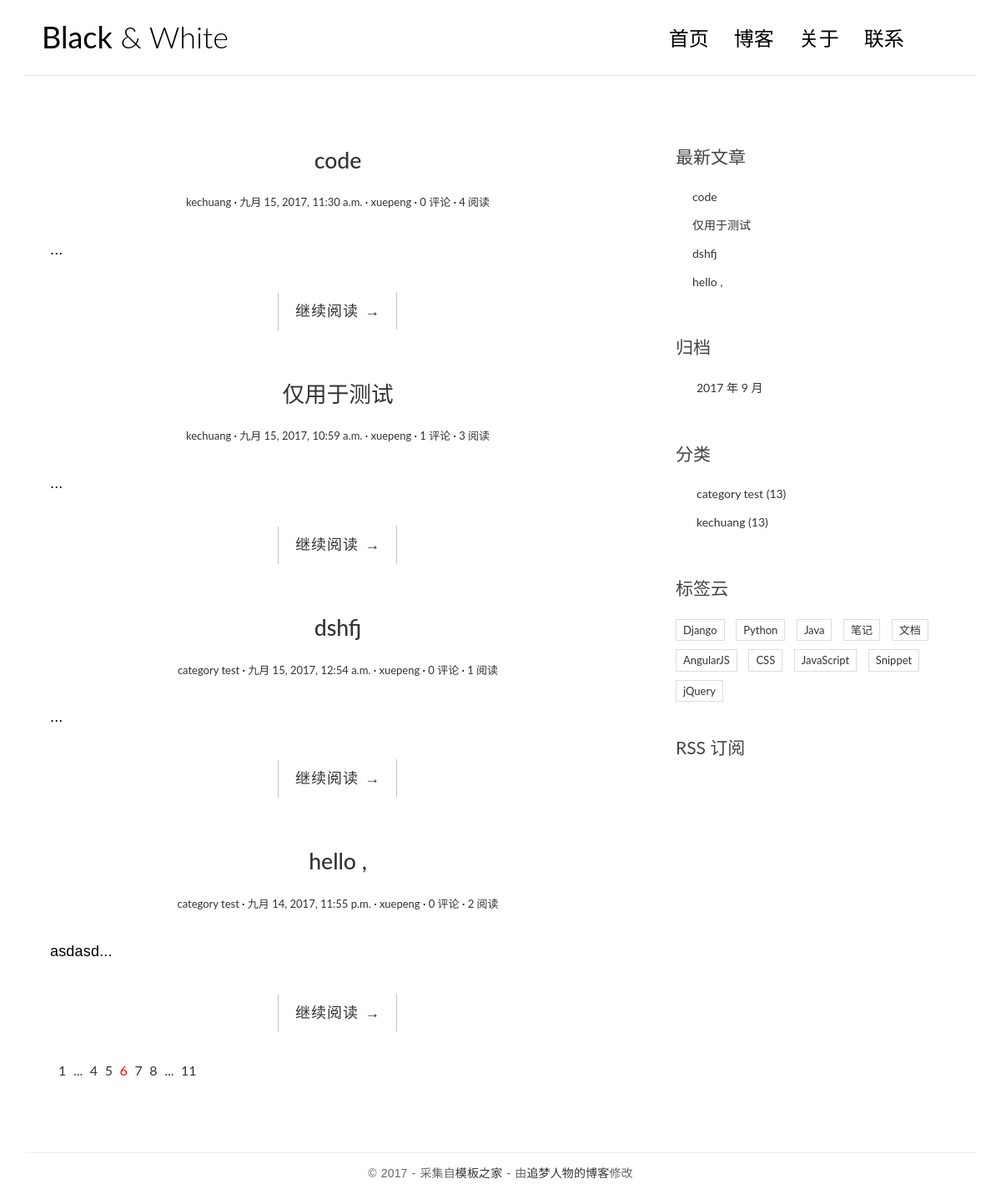
Before: / with the older database file.
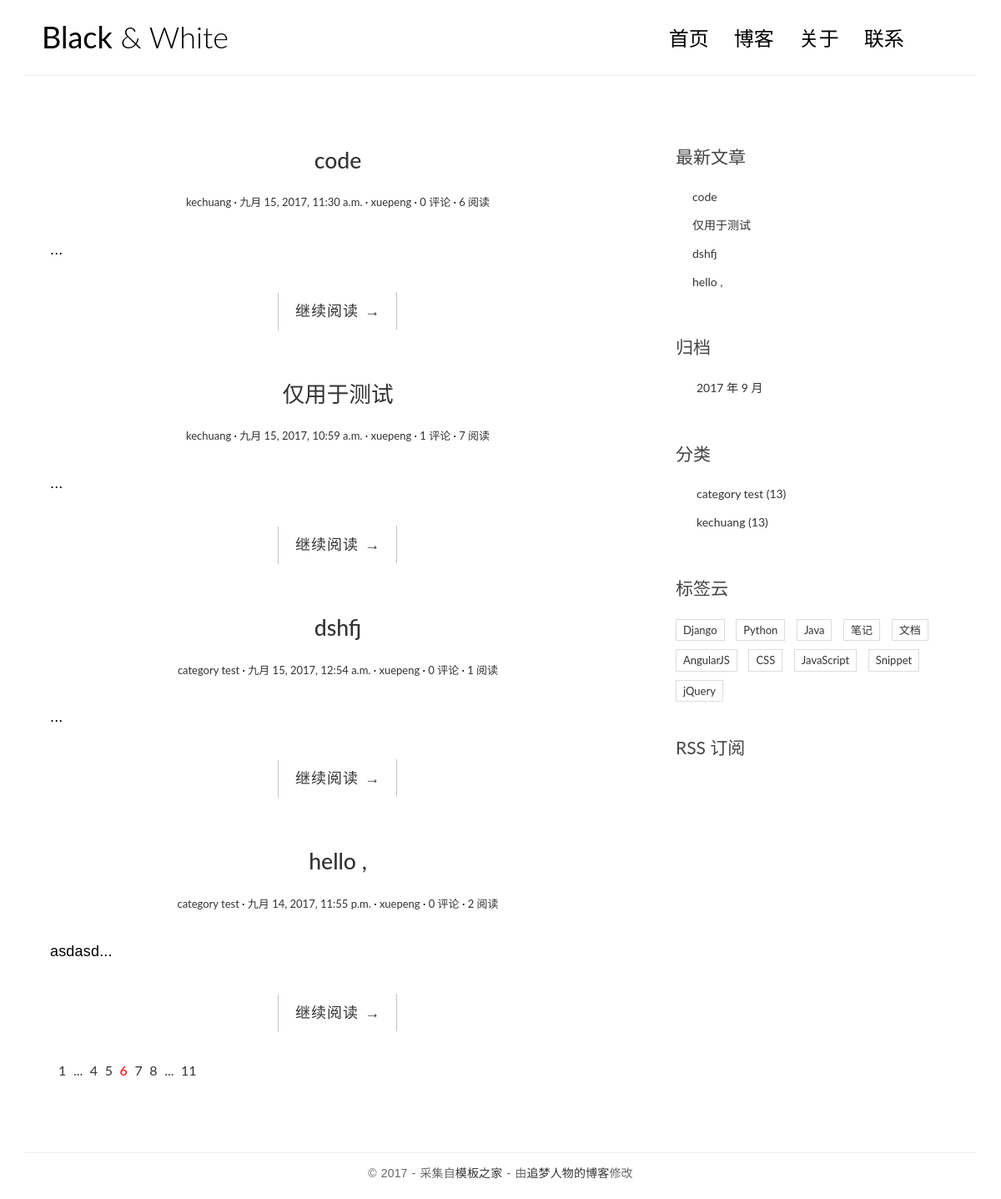
After: the same page with the newer database file.
### blog/models.py (models this page shows, shortened)
@python_2_unicode_compatible
class Post(models.Model):
    title = models.CharField(max_length=70)
    views = models.PositiveIntegerField(default=0)
    body = models.TextField()
    created_time = models.DateTimeField()
    modified_time = models.DateTimeField()
    excerpt = models.CharField(max_length=200, blank=True)
    category = models.ForeignKey(Category)
    tags = models.ManyToManyField(Tag, blank=True)
    author = models.ForeignKey(User)
    def get_absolute_url(self):
        return reverse('blog:detail', kwargs={'pk': self.pk})
    class Meta:
        ordering = ['-created_time']

@python_2_unicode_compatible
class Category(models.Model):
    name = models.CharField(max_length=100)

### blog/views.py (the view)
# urls.py: url(r'^$',views.index,name='index'),
def index(request):
    post_list = Post.objects.all().order_by('-created_time')
    return render (request,'blog/index.html',context={'post_list':post_list})

### blog/templatetags/blog_tags.py (called while the page is built)
@register.simple_tag
def get_recent_posts(num=5):
    return Post.objects.all().order_by('-created_time')[:num]

@register.simple_tag
def archives():
    return Post.objects.dates('created_time','month',order='DESC')

@register.simple_tag
def get_categories():
    return Category.objects.all()

### templates/blog/index.html
{% extends 'base.html' %}
{% block main %}
{% for post in post_list %}
<article class="post post-{{ post.pk }}">
    <header class="entry-header">
        <h1 class="entry-title">
            <a href="{{ post.get_absolute_url }}">{{ post.title }}</a>
        </h1>
        <div class="entry-meta">
            <span class="post-category"><a href="#">{{ post.category.name }}</a></span>
            <span class="post-date"><a href="#"><time class="entry-date"
                datetime="{{ post.created_time }}">{{ post.created_time }}</time></a></span>
            <span class="post-author"><a href="#">{{ post.author }}</a></span>
            <span class="comments-link">
                <a href="{{ post.get_absolute_url }}#comment-area">{{ post.comment_set.count }} 评论</a></span>
          <span class="views-count"><a href="{{ post.get_absolute_url }}"> {{ post.views }} 阅读</a></span>
        </div>
    </header>
    <div class="entry-content clearfix">
        <p>{{ post.excerpt }}...</p>
        <div class="read-more cl-effect-14">
            <a href="{{ post.get_absolute_url }}" class="more-link">继续阅读 <span class="meta-nav">→</span></a>
        </div>
    </div>
</article>
{% empty %}
<div class="no-post">暂时还没有发布的文章！</div>
{% endfor %}
<div class="pagination">
    <ul>
        <li><a href="">1</a></li>
        <li><a href="">...</a></li>
        <li><a href="">4</a></li>
        <li><a href="">5</a></li>
        <li class="current"><a href="">6</a></li>
        <li><a href="">7</a></li>
        <li><a href="">8</a></li>
        <li><a href="">...</a></li>
        <li><a href="">11</a></li>
    </ul>
</div>
{% endblock main %}

### templates/base.html (shortened to what this page needs)
{% load staticfiles %}
{% load blog_tags %}
<!DOCTYPE html>
<html>
    <head>
                <link rel="stylesheet" href="http://code.ionicframework.com/ionicons/2.0.1/css/ionicons.min.css">
                    <link href="https://cdn.bootcss.com/bootstrap/3.3.7/css/bootstrap.min.css" rel="stylesheet">
                        <link rel="stylesheet" href="{% static 'blog/css/pace.css' %}">
                            <link rel="stylesheet" href="{% static 'blog/css/custom.css' %}">
                                <link rel="stylesheet" href="{% static 'blog/css/highlights/github.css' %}">
    </head>
    <body>
        <div class="container">
            <header id="site-header">
                <div class="row">
                    <div class="col-md-4 col-sm-5 col-xs-8">
                        <div class="logo">
                            <h1><a href="{% url 'blog:index' %}"><b>Black</b> &amp; White</a></h1>
                        </div>
                    </div>
                    <div class="col-md-8 col-sm-7 col-xs-4">
                        <nav class="main-nav" role="navigation">
                            <div class="collapse navbar-collapse" id="bs-example-navbar-collapse-1">
                                <ul class="nav navbar-nav navbar-right">
                                    <li class="cl-effect-11"><a href="{% url 'blog:index' %}" data-hover="首页">首页</a></li>
                                    <li class="cl-effect-11"><a href="#" data-hover="博客">博客</a></li>
                                    <li class="cl-effect-11"><a href="#" data-hover="关于">关于</a></li>
                                    <li class="cl-effect-11"><a href="#" data-hover="联系">联系</a></li>
                                </ul>
                            </div>
                        </nav>
                    </div>
                </div>
            </header>
        </div>
        <div class="content-body">
            <div class="container">
                <div class="row">
                    <main class="col-md-8">
                        {% block main %}
                        {% endblock main %}
                    </main>
                    <aside class="col-md-4">
                        <div class="widget widget-recent-posts">
                            <h3 class="widget-title">最新文章</h3>
                            {% get_recent_posts as recent_post_list %}
                            <ul>
                                {% for post in recent_post_list %}
                                <li>
                                    <a href="{{ post.get_absolute_url }}">{{ post.title }}</a>
                                </li>
                                {% empty %}
                                暂无文章！
                                {% endfor %}
                            </ul>
                        </div>
                        <div class="widget widget-archives">
                            <h3 class="widget-title">归档</h3>
                            {% archives as date_list %}
                            <ul>
                                {% for date in date_list %}
                                <li>
                                    <a href="{% url 'blog:archives' date.year date.month %}">{{ date.year }}
                                        年 {{ date.month }} 月</a>
                                </li>
                                {% empty %}
                                暂无归档！
                                {% endfor %}
                            </ul>
                        </div>
                        <div class="widget widget-category">
                            <h3 class="widget-title">分类</h3>
                            {% get_categories as category_list %}
                            <ul>
                                {% for category in category_list %}
                                <li>
                                    <a href="{% url 'blog:category' category.pk %}">{{ category.name }} <span
                                        class="post-count">(13)</span></a>
                                </li>
                                {% empty %}
                                暂无分类！
                                {% endfor %}
                            </ul>
                        </div>
                        <div class="widget widget-tag-cloud">
                            <h3 class="widget-title">标签云</h3>
                            <ul>
                                <li>
                                    <a href="#">Django</a>
                                </li>
                                <li>
                                    <a href="#">Python</a>
                                </li>
                                <li>
                                    <a href="#">Java</a>
                                </li>
                                <li>
                                    <a href="#">笔记</a>
                                </li>
                                <li>
                                    <a href="#">文档</a>
                                </li>
                                <li>
                                    <a href="#">AngularJS</a>
                                </li>
                                <li>
                                    <a href="#">CSS</a>
                                </li>
                                <li>
                                    <a href="#">JavaScript</a>
                                </li>
                                <li>
                                    <a href="#">Snippet</a>
                                </li>
                                <li>
                                    <a href="#">jQuery</a>
                                </li>
                            </ul>
                        </div>
                        <div class="rss">
                            <a href=""> RSS 订阅</a>
                        </div>
                    </aside>
                </div>
            </div>
        </div>
        <footer id="site-footer">
            <div class="container">
                <div class="row">
                    <div class="col-md-12">
                        <p class="copyright">&copy 2017 - 采集自<a href="http://www.cssmoban.com/"
                        target="_blank" title="模板之家">模板之家</a>
                        - 由<a href="http://zmrenwu.com/" title="网页模板" target="_blank">追梦人物的博客</a>修改
                        </p>
                        </div>
                        </div>
                        </div>
                        </footer>
                        </body>
                        </html>

### blog/static/blog/css/custom.css (style rules this page uses)
* { outline: none; }
h1, h2, h3, h4, h5, h6 { margin-top: 0; }
b { font-weight: 400; }
a { color: #333; }
body { color: #444; font-family: 'Lato', sans-serif; }
p { font-family: 'Ubuntu', sans-serif; font-weight: 400; word-spacing: 1px; letter-spacing: 0.01em; }
#site-header { background-color: #FFF; padding: 25px 20px; margin-bottom: 40px; border-bottom: 1px solid #e7e7e7; }
.logo h1 a { color: #000; }
.logo h1 { margin: 0; font-family: 'Lato', sans-serif; font-weight: 300; }
.main-nav { margin-top: 11px; max-width: 95%; }
.main-nav a { color: #000000 !important; padding: 0 0 5px 0 !important; margin-right: 30px; font-family: 'Lato', sans-serif; font-weight: 300; font-size: 24px; }
.cl-effect-11 a { padding: 10px 0; color: #0972b4; text-shadow: none; }
.cl-effect-11 a::before { position: absolute; top: 0; left: 0; overflow: hidden; padding: 0 0 5px 0 !important; max-width: 0; border-bottom: 1px solid #000; color: #000; content: attr(data-hover); white-space: nowrap; -webkit-transition: max-width 0.5s; -moz-transition: max-width 0.5s; transition: max-width 0.5s; }
.content-body { padding-bottom: 4em; }
.post { background: #fff; padding: 30px 30px 0; }
.entry-title { text-align: center; font-size: 1.9em; margin-bottom: 20px; line-height: 1.6; padding: 10px 20px 0; }
.entry-meta { text-align: center; color: #DDDDDD; font-size: 13px; margin-bottom: 30px; }
.entry-content { font-size: 18px; line-height: 1.9; font-weight: 300; color: #000; }
.post-category::after, .post-date::after, .post-author::after, .comments-link::after { content: ' ·'; color: #000; }
.read-more { font-family: 'Ubuntu', sans-serif; font-weight: 400; word-spacing: 1px; letter-spacing: 0.01em; text-align: center; margin-top: 20px; }
.cl-effect-14 a { padding: 0 20px; height: 45px; line-height: 45px; position: relative; display: inline-block; margin: 15px 25px; letter-spacing: 1px; font-weight: 400; text-shadow: 0 0 1px rgba(255, 255, 255, 0.3); }
.cl-effect-14 a::before, .cl-effect-14 a::after { position: absolute; width: 45px; height: 1px; background: #C3C3C3; content: ''; -webkit-transition: all 0.3s; -moz-transition: all 0.3s; transition: all 0.3s; pointer-events: none; }
.cl-effect-14 a::before { top: 0; left: 0; -webkit-transform: rotate(90deg); -moz-transform: rotate(90deg); transform: rotate(90deg); -webkit-transform-origin: 0 0; -moz-transform-origin: 0 0; transform-origin: 0 0; }
.cl-effect-14 a::after { right: 0; bottom: 0; -webkit-transform: rotate(90deg); -moz-transform: rotate(90deg); transform: rotate(90deg); -webkit-transform-origin: 100% 0; -moz-transform-origin: 100% 0; transform-origin: 100% 0; }
.widget { background: #fff; padding: 30px 0 0; }
.widget-title { font-size: 1.5em; margin-bottom: 20px; line-height: 1.6; padding: 10px 0 0; font-weight: 400; }
.widget-recent-posts ul { padding: 0; margin: 0; padding-left: 20px; }
.widget-recent-posts ul li { list-style-type: none; position: relative; line-height: 170%; margin-bottom: 10px; }
.widget-recent-posts ul li::before { content: '\f3d3'; font-family: "Ionicons"; position: absolute; left: -17px; top: 3px; font-size: 16px; color: #000; }
.widget-archives ul { padding: 0; margin: 0; padding-left: 25px; }
.widget-archives ul li { list-style-type: none; position: relative; line-height: 170%; margin-bottom: 10px; }
.widget-archives ul li::before { content: '\f3f3'; font-family: "Ionicons"; position: absolute; left: -25px; top: 1px; font-size: 16px; color: #000; }
.widget-category ul { padding: 0; margin: 0; padding-left: 25px; }
.widget-category ul li { list-style-type: none; position: relative; line-height: 170%; margin-bottom: 10px; }
.widget-category ul li::before { content: '\f3fe'; font-family: "Ionicons"; position: absolute; left: -25px; top: 1px; font-size: 18px; color: #000; }
.widget-tag-cloud ul { padding: 0; margin: 0; margin-right: -10px; }
.widget-tag-cloud ul li { list-style-type: none; font-size: 13px; display: inline-block; margin-right: 10px; margin-bottom: 10px; padding: 3px 8px; border: 1px solid #ddd; }
.rss { font-size: 21px; margin-top: 30px; }
.rss a { color: #444; }
#site-footer { padding-top: 10px; padding: 0 0 1.5em 0; }
.copyright { text-align: center; padding-top: 1em; margin: 0; border-top: 1px solid #eee; color: #666; }
.pagination ul { list-style: none; }
.pagination ul li { display: inline-block; font-size: 16px; margin-right: 5px; }
.current a { color: red; }

Changed rows visible on the page:
changed Post "code": views "4" → "6"
changed Post "仅用于测试": views "3" → "7"
